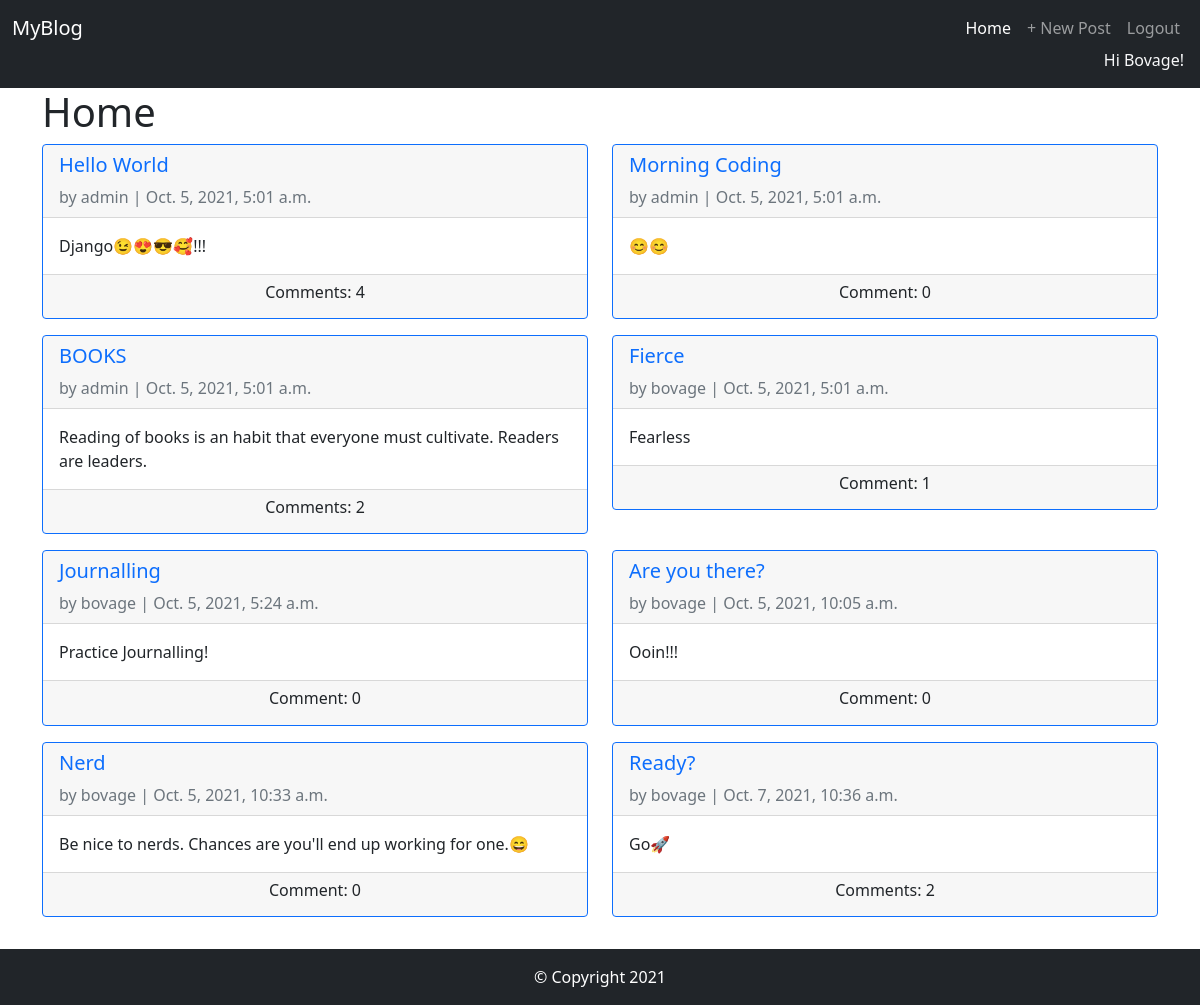
Screenshot of / (signed in) with the database file from the repository.
### pages/models.py (models this page shows, shortened)
class Post(models.Model):
    title = models.CharField(max_length=200)
    date = models.DateTimeField(auto_now_add=True)
    author = models.ForeignKey('auth.User', on_delete=models.CASCADE)
    body = models.TextField()

### pages/views.py (the view)
# urls.py: path('', BlogListView.as_view(), name = 'home'),
class BlogListView(ListView):
    model = Post
    template_name = 'home.html'

### templates/home.html (shortened to what this page needs)
{% extends 'base.html' %}
{% block content %}
<h1>Home</h1>
<div class="row">
    {% for post in object_list %}
    <div class="col-md-6 mb-3">
        <div class="card border-primary">
            <div class="card-header">
                <h5 class="card-title"><a href="{% url 'post_detail' post.pk %}" class="text-decoration-none">{{post.title }}</a></h5>
                <span class="text-muted">by {{ post.author }} | {{ post.date }}</span>
            </div>
            <div class="card-body">
                <p class="card-text">{{ post.body }}</p>
            </div>
            <div class="card-footer text-center">
                {% if post.comments.count > 1 %}
                <h6 class="font-weight-bold">Comments: {{ post.comments.count }}</h6>
                {% else %}
                <h6 class="font-weight-bold">Comment: {{ post.comments.count }}</h6>
                {% endif %}
            </div>
        </div>
    </div>
    {% endfor %}
</div>
{% endblock content %}

### templates/base.html (shortened to what this page needs)
{% load static %}
<!DOCTYPE html>
<html lang="en">
<head>
    <link href="https://cdn.jsdelivr.net/npm/bootstrap@5.1.1/dist/css/bootstrap.min.css" rel="stylesheet"
>
</head>
<body>
    <header class="bg-dark">
        <nav class="navbar navbar-expand-md navbar-dark bg-dark pb-0">
            <div class="container-fluid">
                <a class="navbar-brand" href="{% url 'home' %}">MyBlog</a>
                <div class="collapse navbar-collapse" id="navbarSupportedContent">
                    <ul class="navbar-nav ms-auto mb-2 mb-lg-0">
                        <li class="nav-item">
                            <a class="nav-link active" aria-current="page" href="{% url 'home' %}">Home</a>
                        </li>
                        <li class="nav-item">
                            <a class="nav-link" href="{% url 'post_new' %}">+ New Post</a>
                        </li>
                        {% if user.is_authenticated %}
                        <li class="nav-item">
                            <a class="nav-link" href="{% url 'logout' %}">Logout</a>
                        </li>
                    {% endif %}
                </div>
            </div>
        </nav>
        <div class="d-flex flex-sm-row justify-content-sm-end px-3">
            {% if user.is_authenticated %}
            <p class="text-light">Hi {{ user.username|title }}!</p>
            {% else %}
            <p class="text-light">You are not logged in</p>
            {% endif %}
        </div>
    </header>
    <section id="blog-posts">
        <div class="container-sm">
            {% block content %}
            {% endblock content %}
        </div>
    </section>
    <footer class="bg-dark py-3 mt-3">
        <div class="container-sm text-center text-white">
            &copy; Copyright 2021
        </div>
    </footer>
</body>
</html>

### rows the page displays
Post: title "Hello World", author "admin", date "Oct. 5, 2021, 5:01 a.m.", body "Django😉😍😎🥰!!!", comments.count "4"
Post: title "Morning Coding", author "admin", date "Oct. 5, 2021, 5:01 a.m.", body "😊😊", comments.count "0"
Post: title "BOOKS", author "admin", date "Oct. 5, 2021, 5:01 a.m.", body "Reading of books is an habit that everyone must cultivate. Readers are leaders.", comments.count "2"
Post: title "Fierce", author "bovage", date "Oct. 5, 2021, 5:01 a.m.", body "Fearless", comments.count "1"
Post: title "Journalling", author "bovage", date "Oct. 5, 2021, 5:24 a.m.", body "Practice Journalling!", comments.count "0"
Post: title "Are you there?", author "bovage", date "Oct. 5, 2021, 10:05 a.m.", body "Ooin!!!", comments.count "0"
Post: title "Nerd", author "bovage", date "Oct. 5, 2021, 10:33 a.m.", body "Be nice to nerds. Chances are you'll end up working for one.😄", comments.count "0"
Post: title "Ready?", author "bovage", date "Oct. 7, 2021, 10:36 a.m.", body "Go🚀", comments.count "2"

### other values shown
{{ user.username|title }} "Bovage"
